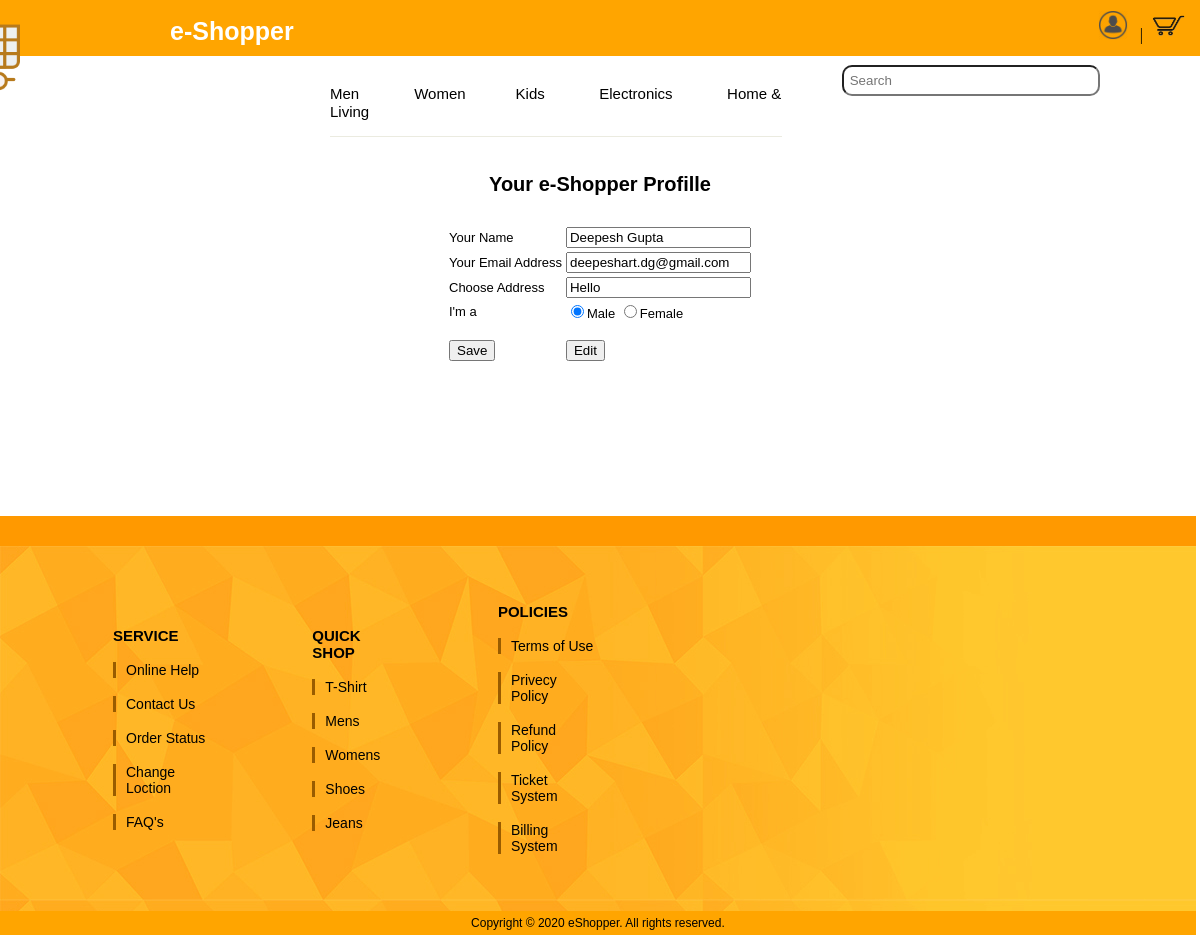
Screenshot of /updateprofile.php (signed in) with the database file from the repository.
### tables this page shows
CREATE TABLE `register` (
  `name` varchar(100) NOT NULL,
  `email` varchar(100) NOT NULL,
  `password` varchar(100) NOT NULL,
  `gender` varchar(10) NOT NULL,
  `address` varchar(1000) NOT NULL
);

### updateprofile.php (the view, shortened to what this page needs)
<?php
$con=mysqli_connect("localhost","root","","shopping");
$email=$_SESSION['email_id'];
$sql="select * from register where email='".$email."'";
$result=mysqli_query($con,$sql);
$row=mysqli_fetch_array($result);
?>
<!DOCTYPE html>
<html>
<head>
</head>
<body>
<a href="index.php"><img id="logo" src="cart2.png" style=""></a>
<div class="fix"">
	<a href="index.php" style="text-decoration:none;"><span style="font-family:Arial;font-weight:bold;color:white;font-size:25px;margin-left:160px;">e-Shopper</span></a>
	<div class="dropdown">
	<span onclick="document.getElementById('id01').style.display='block'">
	<img src="cart5.png" style="height:30px;width:30px;"></span>&nbsp;&nbsp;&nbsp;|&nbsp;
	</div>
	<a href='checker.php'><img src="cart6.png" style="height:30px;width:35px;"></span></a>
</div>
<div style="background-color:white;position:fixed;width:100%;height:70px;right:0px;top:49px;z-index:0;">
<ul id="navbar">
<div style="margin-left:25%;padding-bottom:15px;border-bottom:solid;border-width:0.6px;border-color:#ebebe0;width:39%;float:left;">
<li style="">
		<div class="dropdown-2">
		<span style="float:left;">Men</span>
		</div>
	</li>
<li style="">
		<div class="dropdown-3">
		<span style="float:left;margin-left:55px;">Women</span>
		</div>
	</li>
<li style="margin-left:50px;">Kids</li>
<li style="margin-left:50px;">Electronics</li>
<li style="margin-left:50px;">Home & Living</li>
</div>
</ul>
<span style="float:right;">
	<form action="">
      <input type="text" id="txt1" placeholder=" Search" onkeyup="showHint(this.value)" name="search" style="border-radius:10px;height:25px;width:250px;margin-right:100px;">
	  <br><span id="txtHint"></span>
    </form>
</span>
</div>
<br><br><br><br><br><br><br><br>
<br>
<form method="POST">
<table align="center" style="font-family:arial;font-size:13px;">
	<tr>
		<td colspan=2 align="center" style="font-weight:bold;font-size:20px;">Your e-Shopper Profille<br><br></td>
	</tr>
	<tr>
		<td colspan=2 align="center">
		</td>
	</tr>
	<tr>
		<td>Your Name </td>
		<td><input type="text" id="name" name="name" placeholder="Your Name" value ="<?php echo $row['name']; ?>"required readonly></td>
	</tr>
	<tr>
		<td>Your Email Address </td>
		<td><input type="email" id="email" placeholder="Email" value ="<?php echo $row['email']; ?>" required readonly></td>
	</tr>
	<tr>
		<td>Choose Address </td>
		<td><input type="text" id="address" name="address" placeholder="Enter Address" value ="<?php echo $row['address']; ?>" readonly></td>
	</tr>
	<tr>
		<td>I'm a </td>
		<?php if($row['gender']=='Male')
		{
		echo "<td><input type='radio' name='gen' value='Male' required checked='checked'>Male</input> <input type='radio' name='gen' value='Female'>Female</input></td>";
		}else
		echo "<td><input type='radio' name='gen' value='Male' required>Male</input> <input type='radio' name='gen' value='Female' checked='checked'>Female</input></td>";
		?>
	</tr>
	<tr>
		<td><br><input type="submit" name="submit" value="Save"></td>
		<td><br><input type="button" name="edit" onclick="editEnable()" value="Edit"></td>
	</tr>
</table>
</form>
<br><br><br><br><br><br><br><br>
<div style="position:relative;bottom:-8px;left:-8px;width:101%;">
<div style="padding:15px;background-color:#ff9900;"></div>
<div style="background-image:url('bottom_bar.jpg');padding:20px;">
<table style="width:50%;">
<tr>
<td>
	<ul class="head-ul" style="list-style-type:none;"><br>
	<li class="heading">SERVICE</li><br>
	<li class="heading-li">Online Help</li><br>
	<li class="heading-li">Contact Us</li><br>
	<li class="heading-li">Order Status</li><br>
	<li class="heading-li">Change Loction</li><br>
	<li class="heading-li">FAQ's</li><br>
	</ul>
</td>
<td>
	<ul class="head-ul" style="list-style-type:none;"><br>
	<li class="heading">QUICK SHOP</li><br>
	<li class="heading-li">T-Shirt</li><br>
	<li class="heading-li">Mens</li><br>
	<li class="heading-li">Womens</li><br>
	<li class="heading-li">Shoes</li><br>
	<li class="heading-li">Jeans</li><br>
	</ul>
</td>
<td>
	<ul class="head-ul" style="list-style-type:none;"><br>
	<li class="heading">POLICIES</li><br>
	<li class="heading-li">Terms of Use</li><br>
	<li class="heading-li">Privecy Policy</li><br>
	<li class="heading-li">Refund Policy</li><br>
	<li class="heading-li">Ticket System</li><br>
	<li class="heading-li">Billing System</li><br>
	</ul>
</td>
</table>
</div>
	<div style="background-color:orange;padding:5px;font-family:arial;font-size:12px;text-align:center;">
	Copyright © 2020 eShopper. All rights reserved.
	</div>
</div>
</body>
</html>

### updateprofile.php (style rules this page uses)
.dropdown { position: relative; display: inline-block; }
a { color:black; }
div.fix { width:100%; background-color:orange; position:fixed; top:0; left:0; padding:10px; z-index:1; }
img#logo { z-index:3; position : fixed; top:7px; right:1180px; width:90px; heigth:60px; }
#navbar { position:relative; top:20px; list-style-type:none; font-family:arial; }
#navbar li { display:inline; font-size:15px; }
ul { font-family:arial; }
.heading { font-weight:bold; font-size:15px; }
.head-ul { margin-left:50px; }
.heading-li { font-size:14px; border-left-style:solid; border-color:#995c00; padding:0 0 0 10px; }
a { text-decoration:none; }

### rows the page displays
register: name "Deepesh Gupta", email "deepeshart.dg@gmail.com", address "Hello"
